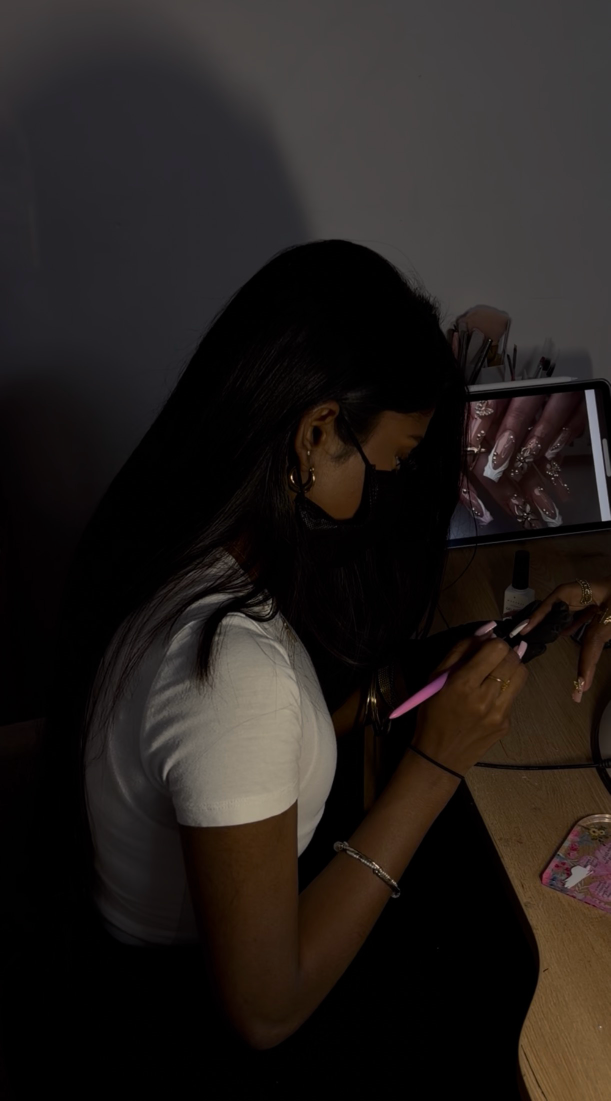
#> input picture deborah.jpg, 1221 x 2201 px (shown at 1/2 size)
$ python build-images.py
#> lines starting #> are read from the running program, lines starting #| are printed output that depends on the picture
#!/usr/bin/env python3
"""
Génère les images optimisées du site à partir des originaux.

Les originaux (galerieN.jpg, deborah.jpg) restent intacts à la racine :
ce script ne fait que produire des dérivés dans img/.

Usage :  python3 tools/build-images.py
Ajouter une photo : la déposer à la racine sous galerie6.jpg, puis relancer.
"""
from pathlib import Path
from PIL import Image, ImageOps

RACINE = Path(__file__).resolve().parent.parent
SORTIE = RACINE / "img"
SORTIE.mkdir(exist_ok=True)

# Largeurs générées pour le jeu responsive (srcset)
LARGEURS_GALERIE = [480, 800, 1200]
LARGEUR_PORTRAIT = [600, 1000]


def exporter(src: Path, base: str, largeurs: list[int], qualite: int = 78) -> None:
    """Écrit base-<w>.webp pour chaque largeur, sans jamais agrandir l'original."""
#> called with base = 'deborah', qualite = 78
    with Image.open(src) as im:
#> im is the input picture: PIL image 1221x2201 RGB; mean R, G, B 36.5, 31.2, 28.5
        im = ImageOps.exif_transpose(im).convert("RGB")
        for w in largeurs:
            if w > im.width:
                continue
            h = round(im.height * w / im.width)
            cible = SORTIE / f"{base}-{w}.webp"
            im.resize((w, h), Image.LANCZOS).save(
                cible, "WEBP", quality=qualite, method=6
            )
            print(f"  {cible.name:<24} {cible.stat().st_size / 1024:6.0f} Ko")
#> this loop made 2 passes
#> pass 1, in exporter, `im.resize((w, h), Image.LANCZOS).save( cible, "WEBP", quality=qualite,..`:
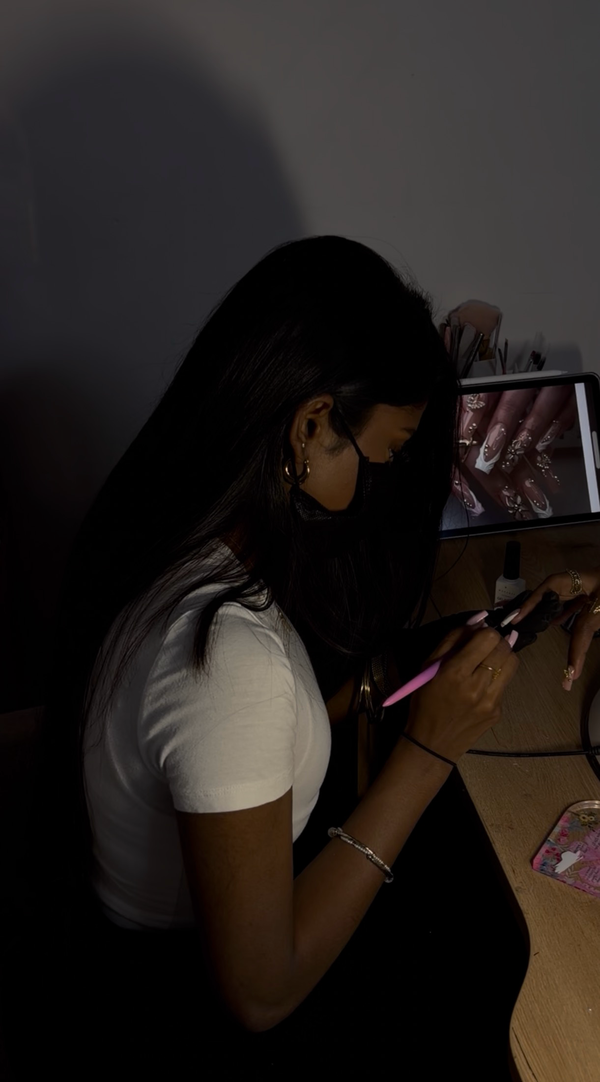
#> saved as deborah-600.webp: PIL image 600x1082 RGB; mean R, G, B 36.5, 31.2, 28.5


def main() -> None:
    total_avant = 0
    print("Galerie :")
    for src in sorted(RACINE.glob("galerie*.jpg")):
        total_avant += src.stat().st_size
        exporter(src, src.stem, LARGEURS_GALERIE)

    portrait = RACINE / "deborah.jpg"
    if portrait.exists():
        print("Portrait :")
        total_avant += portrait.stat().st_size
        exporter(portrait, "deborah", LARGEUR_PORTRAIT)

    total_apres = sum(f.stat().st_size for f in SORTIE.glob("*.webp"))
    print(
        f"\nOriginaux : {total_avant / 1024:.0f} Ko"
        f"  ->  dérivés : {total_apres / 1024:.0f} Ko"
    )


if __name__ == "__main__":
    main()
